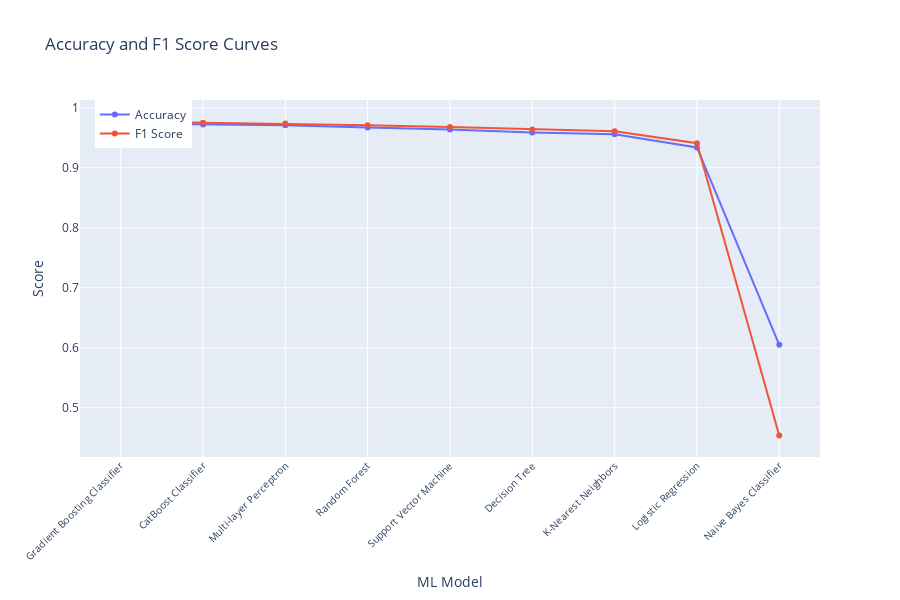

Source (notebook cell):
### Code cell
# Sort the DataFrame by Accuracy in descending order
sorted_result = sorted_result.sort_values(by='Accuracy', ascending=False)

# Creating a line chart for accuracy and f1_score curves
fig = go.Figure()

# Add accuracy curves
fig.add_trace(go.Scatter(x=sorted_result['ML Model'], y=sorted_result['Accuracy'],
                         mode='lines+markers', name='Accuracy'))

# Add f1_score curves
fig.add_trace(go.Scatter(x=sorted_result['ML Model'], y=sorted_result['f1_score'],
                         mode='lines+markers', name='F1 Score'))

# Customize the layout
fig.update_layout(title='Accuracy and F1 Score Curves',
                  xaxis_title='ML Model', yaxis_title='Score',
                  legend=dict(x=0.02, y=1),
                  xaxis_tickangle=-45, xaxis_tickfont=dict(size=10),
                  height=600)

# Show the interactive plot
fig.show()

### Figure 1 — Plotly figure (JSON) as saved in the notebook; plotly's stock layout.template omitted (floating-point values rounded to 4 significant figures)
{"data": [{"mode": "lines+markers", "name": "Accuracy", "type": "scatter", "x": ["Gradient Boosting Classifier", "CatBoost Classifier", "Multi-layer Perceptron", "Random Forest", "Support Vector Machine", "Decision Tree", "K-Nearest Neighbors", "Logistic Regression", "Naive Bayes Classifier"], "y": [0.974, 0.972, 0.971, 0.967, 0.964, 0.959, 0.956, 0.934, 0.605]}, {"mode": "lines+markers", "name": "F1 Score", "type": "scatter", "x": ["Gradient Boosting Classifier", "CatBoost Classifier", "Multi-layer Perceptron", "Random Forest", "Support Vector Machine", "Decision Tree", "K-Nearest Neighbors", "Logistic Regression", "Naive Bayes Classifier"], "y": [0.977, 0.975, 0.974, 0.971, 0.968, 0.964, 0.961, 0.941, 0.454]}], "layout": {"height": 600, "legend": {"x": 0.02, "y": 1}, "title": {"text": "Accuracy and F1 Score Curves"}, "xaxis": {"tickangle": -45, "tickfont": {"size": 10}, "title": {"text": "ML Model"}}, "yaxis": {"title": {"text": "Score"}}}}
